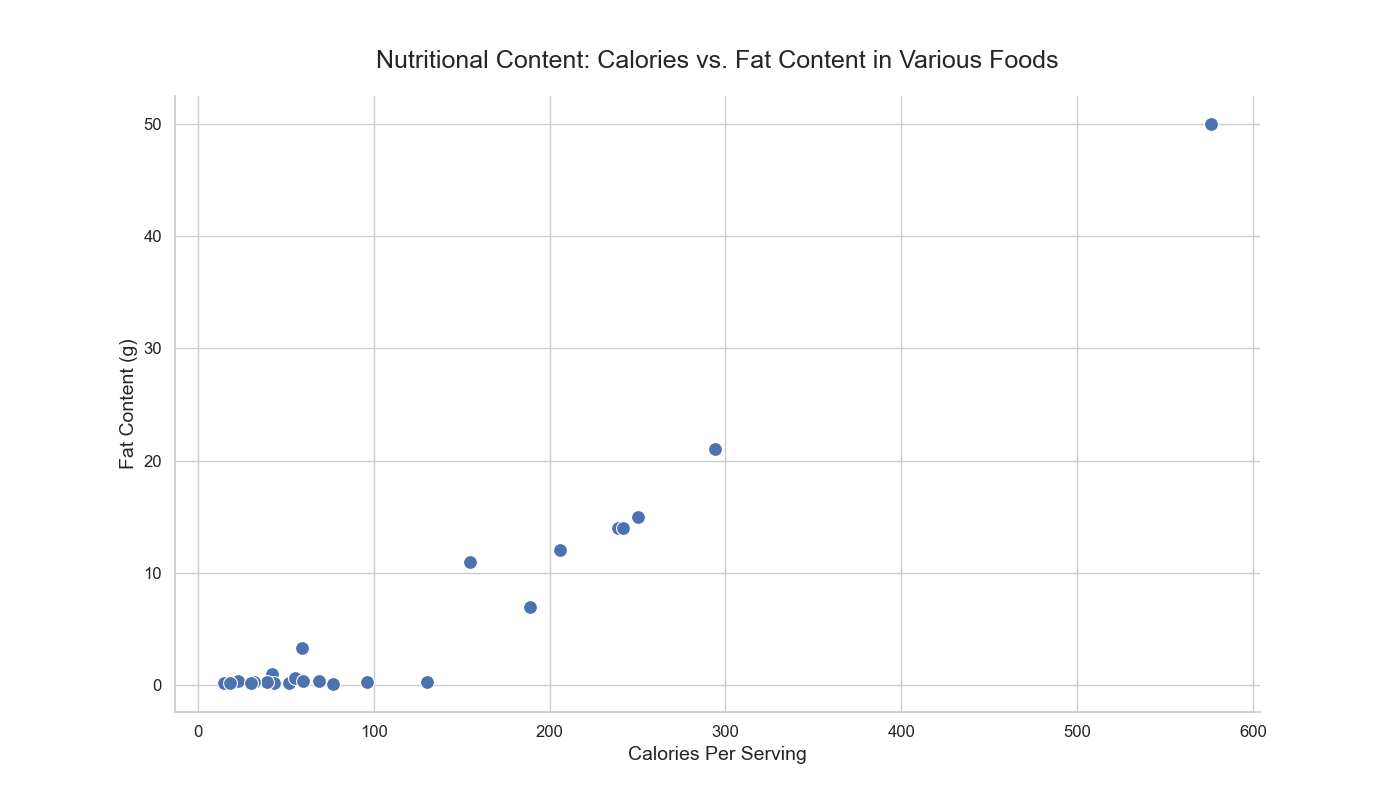

The Python source for this figure:

import seaborn as sns
import matplotlib.pyplot as plt
import pandas as pd
from io import StringIO

data = """
Country,Calories_Per_Serving,Fat_Content
Almond,576,50
Apple,52,0.2
Banana,96,0.3
Beef,250,15
Broccoli,55,0.6
Carrot,41,0.2
Chicken,239,14
Egg,155,11
Fish,206,12
Grapes,69,0.4
Lamb,294,21
Lettuce,15,0.2
Mango,60,0.4
Milk,42,1
Orange,43,0.2
Peach,39,0.3
Pork,242,14
Potato,77,0.1
Rice,130,0.3
Spinach,23,0.4
Strawberry,32,0.3
Tomato,18,0.2
Turkey,189,7
Watermelon,30,0.2
Yogurt,59,3.3
"""

df = pd.read_csv(StringIO(data))

plt.figure(figsize=(14, 8))
scatter = sns.scatterplot(
    data=df, 
    x="Calories_Per_Serving", 
    y="Fat_Content", 
    palette=["#FF5733", "#33C3FF", "#28B463", "#FFC300", "#C70039", "#900C3F"],
    edgecolor="w", s=100
)

scatter.set_title('Nutritional Content: Calories vs. Fat Content in Various Foods', fontsize=18, pad=20)
scatter.set_xlabel('Calories Per Serving', fontsize=14)
scatter.set_ylabel('Fat Content (g)', fontsize=14)

plt.xticks(fontsize=12)
plt.yticks(fontsize=12)

sns.despine()

plt.show()
